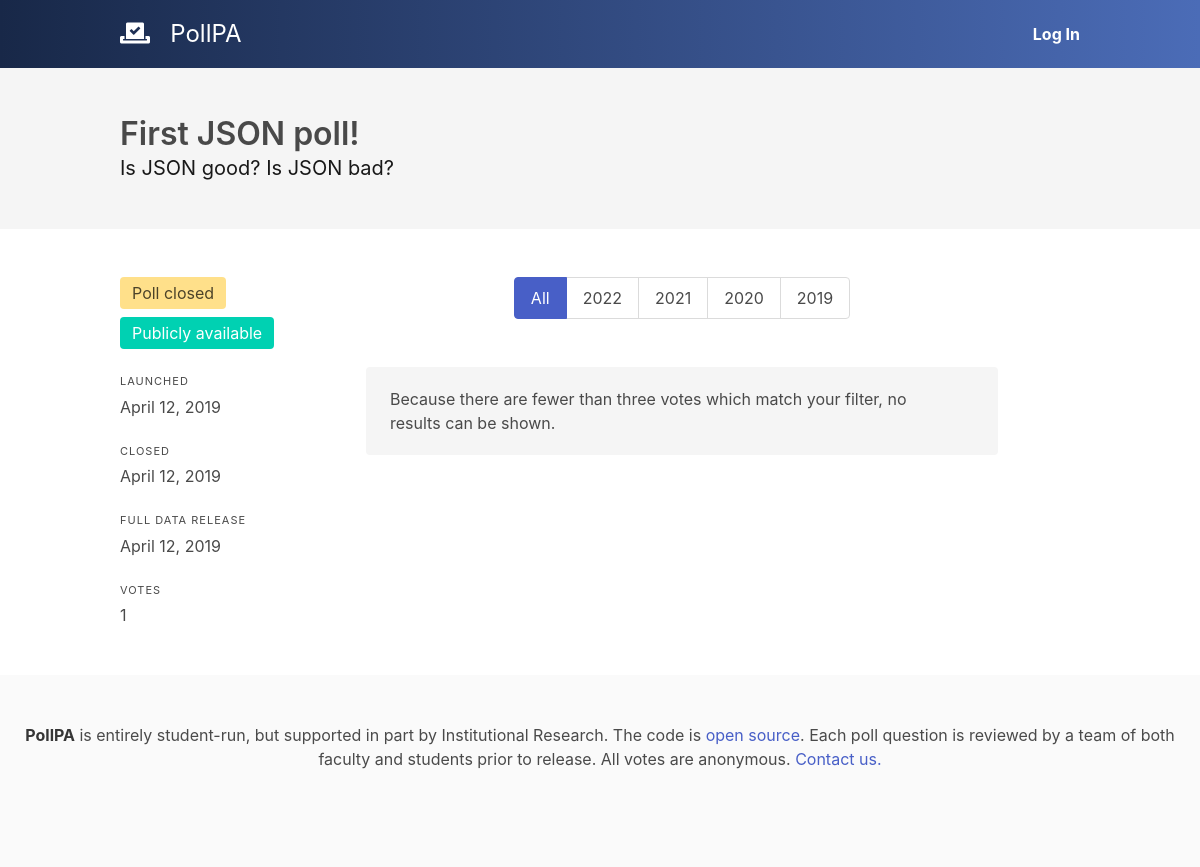
The app's page /poll/7/ with its own data.
### polls/models.py (models this page shows, shortened)
class Poll(models.Model):
    id = models.AutoField(primary_key=True)
    created = models.DateTimeField(auto_now_add=True, db_index=True)
    available = models.DateTimeField(db_index=True)
    closes = models.DateTimeField(db_index=True)
    public = models.DateTimeField(db_index=True)
    title = models.TextField()
    description = models.TextField(blank=True)
    about = models.TextField(default="pressing campus issues")
    @property
    def questions(self):
        return Question.objects.filter(poll=self)
    @property
    def votes(self):
        return Vote.objects.filter(poll=self)
    @property
    def is_public(self):
        return timezone.now() > self.public
    @property
    def is_closed(self):
        return timezone.now() > self.closes
    def state(self, request):
        if not (self.available < timezone.now() or request.user.is_superuser):
            raise Http404()
        if self.public < timezone.now():
            return "results"

### polls/views.py (the view, shortened to what this page needs)
# urls.py: path('poll/<int:poll_id>/', views.poll, name='poll'),
def poll(request, poll_id):
    poll_obj = get_object_or_404(Poll, id=poll_id)
    state = poll_obj.state(request)
    validation = {
        "status": None,
        "text": None
    }
    filter_settings = {
        "grade": "all"
    }
    responses = None
    if state == "results":
        filter_class = request.GET.get("filter", "all")
        filter_settings["grade"] = filter_class
        vote_choices = VoteChoice.objects.filter(question__poll=poll_obj)
        if filter_class != "all":
            vote_choices = vote_choices.filter(vote__grade=int(filter_class))
            filter_settings["total"] = Vote.objects.filter(
                grade=int(filter_class), poll=poll_obj).count()
        else:
            filter_settings["total"] = Vote.objects.filter(
                poll=poll_obj).count()
        responses = []
        total_votes = Vote.objects.filter(poll=poll_obj).count()
        for question in poll_obj.questions:
            choice_count = {choice: vote_choices.filter(question=question, choice=choice).count() for choice in question.options}
            q_response = {
                "title": question.text,
                "description": question.description,
                "graph": question.chart,
                "xlabel": "Responses",
                "ylabel": "Count",
                "filter_settings": filter_settings,
                "data": [{"x": quote_json(choice.text), "y": choice_count[choice], "percent": (100 * choice_count[choice] / total_votes)} for choice in question.options]
            }
            responses.append(q_response)
    has_user_voted = False
    if request.user.is_authenticated:
        has_user_voted = VoteFingerprint.objects.filter(
            user=request.user, poll=poll_obj).count() > 0
    return render(request, 'polls/poll.html', {
        "poll": poll_obj,
        "error": None,
        "state": state,
        "responses": responses,
        "validation": validation,
        "grades": ["2022", "2021", "2020", "2019"],
        "filter_settings": filter_settings,
        "has_user_voted": has_user_voted
    })

### polls/models.py (called while the page is built)
    @property
    def options(self):
        return QuestionOption.objects.filter(question=self).order_by("sorting_key")

### polls/views.py (called while the page is built)
def quote_json(string):
    return string.replace("'", "’").replace('"', '“')

### polls/templates/polls/poll.html (shortened to what this page needs)
{% extends 'polls/content.html' %}
{% load static %}
{% load humanize %}
{% block header %}
<section class="hero is-light">
  <div class="hero-body">
    <div class="container">
      <h1 class="title">
        {{poll.title}}
      </h1>
      <h2 class="subtitle">
        {{poll.description}}
      </h2>
    </div>
  </div>
</section>
{% endblock %}
{% block content %}
<section id="poll" class="columns">
  {% if state != "vote" %}
  <div class="column is-3">
    <div class="tags">
      {% if poll.is_closed %}
        <span class="tag is-medium is-warning">Poll closed</span>
      {% else %}
        <span class="tag is-medium is-link">Closes {{poll.closes|naturaltime}}</span>
      {% endif %}
      {% if poll.is_public %}
        <span class="tag is-medium is-primary">Publicly available</span>
      {% endif %}
    </div>
    <p class="heading">Launched</p>
    <p>{{poll.available|naturalday|capfirst}}</p>
    <br>
    <p class="heading">Closed</p>
    <p>{{poll.closes|naturalday|capfirst}}</p>
    <br>
    <p class="heading">Full Data Release</p>
    <p>{{poll.public|naturalday|capfirst}}</p>
    <br>
    <p class="heading">Votes</p>
    <p>{{poll.votes|length|intcomma}}</p>
  </div>
  {% endif %}
  <div class="column is-8" id="questions">
    {% if state == "results" %}
      <div class="tabs is-toggle is-centered">
        <ul>
          <li class="{% if filter_settings.grade == "all" %} is-active {% endif %}">
            <a href="?filter=all">
              <span>All</span>
            </a>
          </li>
          {% for grade in grades %}
          <li class="{% if filter_settings.grade == grade %} is-active {% endif %}">
            <a href="?filter={{grade}}">
              <span>{{grade}}</span>
            </a>
          </li>
          {% endfor %}
        </ul>
      </div>
      <br>
      {% if filter_settings.total > 2 %}
        {% for response in responses %}
          <h2 class="is-size-4 title">{{response.title}}</h2>
          {% if response.description %}<p class="subtitle is-size-5">{{response.description}}&nbsp;</p> {% endif %}
          {% if response.graph == "bar" %}
            {% include "polls/graphs/bar.html" with data=response.data xlabel=response.xlabel ylabel=response.ylabel %}
          {% elif response.graph == "binary-slider" %}
            {% include "polls/graphs/binary-slider.html" with data=response.data %}
          {% elif response.graph == "pie" %}
            {% include "polls/graphs/pie.html" with data=response.data ylabel=response.ylabel  %}
          {% elif response.graph == "table" %}
            {% include "polls/graphs/table.html" with data=response.data %}
          {% endif %}
          <hr>
          <br>
        {% endfor %}
      {% else %}
        <div class="notification is-light">
          <p>
            Because there are fewer than three votes which match your filter, no results can be shown.
          </p>
        </div>
      {% endif %}
    {% endif %}
  </div>
</section>
{% endblock %}

### records on screen
Poll: title "First JSON poll!", description "Is JSON good? Is JSON bad?", available "April 12, 2019", closes "April 12, 2019", public "April 12, 2019", votes|length "1"

### other values on screen
{{ grade }} "2022" "2021" "2020" "2019"
